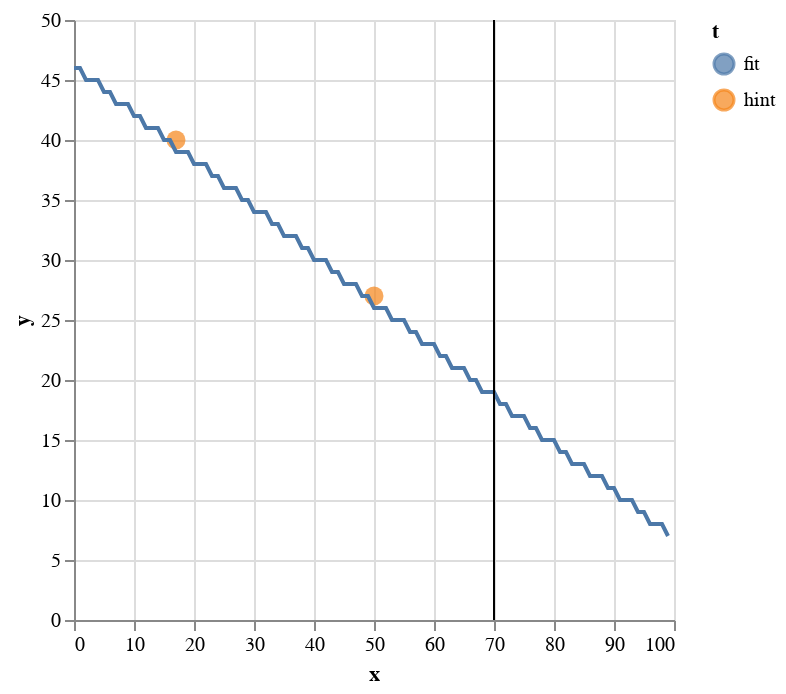

Write notebook code for a chart like this one.
### Code cell
# finally, let's plot the data using Altair

# first make a chart for the hints
hintlayer = alt.Chart(alt.Data(values=vals)).mark_circle(filled=True,size=90,color='red').encode(
    x='x:Q',
    y='y:Q',
    color='t:N'
).transform_filter(
    alt.datum.t == 'hint'
)

# overlay that with the predictions
fitlayer = alt.Chart(alt.Data(values=vals)).mark_line().encode(
    x='x:Q',
    y='y:Q',
    color='t:N'
).transform_filter(
    alt.datum.t == 'fit'
)

# and let's assume an expiration of 70 for this robot and draw a line on top

annotationlayer = alt.Chart(pd.DataFrame({'x': [70]})).mark_rule().encode(x='x:Q')

# layer the charts
hintlayer + fitlayer + annotationlayer

### Figure 1 — Vega-Lite specification as saved in the notebook (floating-point values rounded to 4 significant figures)
{"config": {"view": {"continuousWidth": 300, "continuousHeight": 300}}, "layer": [{"data": {"values": [{"t": "hint", "x": 17, "y": 40}, {"t": "hint", "x": 50, "y": 27}, {"t": "fit", "x": 0, "y": 46}, {"t": "fit", "x": 1, "y": 46}, {"t": "fit", "x": 2, "y": 45}, {"t": "fit", "x": 3, "y": 45}, {"t": "fit", "x": 4, "y": 45}, {"t": "fit", "x": 5, "y": 44}, {"t": "fit", "x": 6, "y": 44}, {"t": "fit", "x": 7, "y": 43}, {"t": "fit", "x": 8, "y": 43}, {"t": "fit", "x": 9, "y": 43}, {"t": "fit", "x": 10, "y": 42}, {"t": "fit", "x": 11, "y": 42}, {"t": "fit", "x": 12, "y": 41}, {"t": "fit", "x": 13, "y": 41}, {"t": "fit", "x": 14, "y": 41}, {"t": "fit", "x": 15, "y": 40}, {"t": "fit", "x": 16, "y": 40}, {"t": "fit", "x": 17, "y": 39}, {"t": "fit", "x": 18, "y": 39}, {"t": "fit", "x": 19, "y": 39}, {"t": "fit", "x": 20, "y": 38}, {"t": "fit", "x": 21, "y": 38}, {"t": "fit", "x": 22, "y": 38}, {"t": "fit", "x": 23, "y": 37}, {"t": "fit", "x": 24, "y": 37}, {"t": "fit", "x": 25, "y": 36}, {"t": "fit", "x": 26, "y": 36}, {"t": "fit", "x": 27, "y": 36}, {"t": "fit", "x": 28, "y": 35}, {"t": "fit", "x": 29, "y": 35}, {"t": "fit", "x": 30, "y": 34}, {"t": "fit", "x": 31, "y": 34}, {"t": "fit", "x": 32, "y": 34}, {"t": "fit", "x": 33, "y": 33}, {"t": "fit", "x": 34, "y": 33}, {"t": "fit", "x": 35, "y": 32}, {"t": "fit", "x": 36, "y": 32}, {"t": "fit", "x": 37, "y": 32}, {"t": "fit", "x": 38, "y": 31}, {"t": "fit", "x": 39, "y": 31}, {"t": "fit", "x": 40, "y": 30}, {"t": "fit", "x": 41, "y": 30}, {"t": "fit", "x": 42, "y": 30}, {"t": "fit", "x": 43, "y": 29}, {"t": "fit", "x": 44, "y": 29}, {"t": "fit", "x": 45, "y": 28}, {"t": "fit", "x": 46, "y": 28}, {"t": "fit", "x": 47, "y": 28}, {"t": "fit", "x": 48, "y": 27}, {"t": "fit", "x": 49, "y": 27}, {"t": "fit", "x": 50, "y": 26}, {"t": "fit", "x": 51, "y": 26}, {"t": "fit", "x": 52, "y": 26}, {"t": "fit", "x": 53, "y": 25}, {"t": "fit", "x": 54, "y": 25}, {"t": "fit", "x": 55, "y": 25}, {"t": "fit", "x": 56, "y": 24}, {"t": "fit", "x": 57, "y": 24}, {"t": "fit", "x": 58, "y": 23}, {"t": "fit", "x": 59, "y": 23}, {"t": "fit", "x": 60, "y": 23}, {"t": "fit", "x": 61, "y": 22}, {"t": "fit", "x": 62, "y": 22}, {"t": "fit", "x": 63, "y": 21}, {"t": "fit", "x": 64, "y": 21}, {"t": "fit", "x": 65, "y": 21}, {"t": "fit", "x": 66, "y": 20}, {"t": "fit", "x": 67, "y": 20}, {"t": "fit", "x": 68, "y": 19}, {"t": "fit", "x": 69, "y": 19}, {"t": "fit", "x": 70, "y": 19}, {"t": "fit", "x": 71, "y": 18}, {"t": "fit", "x": 72, "y": 18}, {"t": "fit", "x": 73, "y": 17}, {"t": "fit", "x": 74, "y": 17}, {"t": "fit", "x": 75, "y": 17}, {"t": "fit", "x": 76, "y": 16}, {"t": "fit", "x": 77, "y": 16}, {"t": "fit", "x": 78, "y": 15}, {"t": "fit", "x": 79, "y": 15}, {"t": "fit", "x": 80, "y": 15}, {"t": "fit", "x": 81, "y": 14}, {"t": "fit", "x": 82, "y": 14}, {"t": "fit", "x": 83, "y": 13}, {"t": "fit", "x": 84, "y": 13}, {"t": "fit", "x": 85, "y": 13}, {"t": "fit", "x": 86, "y": 12}, {"t": "fit", "x": 87, "y": 12}, {"t": "fit", "x": 88, "y": 12}, {"t": "fit", "x": 89, "y": 11}, {"t": "fit", "x": 90, "y": 11}, {"t": "fit", "x": 91, "y": 10}, {"t": "fit", "x": 92, "y": 10}, {"t": "fit", "x": 93, "y": 10}, {"t": "fit", "x": 94, "y": 9}, {"t": "fit", "x": 95, "y": 9}, {"t": "fit", "x": 96, "y": 8}, {"t": "fit", "x": 97, "y": 8}, {"t": "fit", "x": 98, "y": 8}, {"t": "fit", "x": 99, "y": 7}]}, "mark": {"type": "circle", "color": "red", "filled": true, "size": 90}, "encoding": {"color": {"field": "t", "type": "nominal"}, "x": {"field": "x", "type": "quantitative"}, "y": {"field": "y", "type": "quantitative"}}, "transform": [{"filter": "(datum.t === 'hint')"}]}, {"data": {"values": [{"t": "hint", "x": 17, "y": 40}, {"t": "hint", "x": 50, "y": 27}, {"t": "fit", "x": 0, "y": 46}, {"t": "fit", "x": 1, "y": 46}, {"t": "fit", "x": 2, "y": 45}, {"t": "fit", "x": 3, "y": 45}, {"t": "fit", "x": 4, "y": 45}, {"t": "fit", "x": 5, "y": 44}, {"t": "fit", "x": 6, "y": 44}, {"t": "fit", "x": 7, "y": 43}, {"t": "fit", "x": 8, "y": 43}, {"t": "fit", "x": 9, "y": 43}, {"t": "fit", "x": 10, "y": 42}, {"t": "fit", "x": 11, "y": 42}, {"t": "fit", "x": 12, "y": 41}, {"t": "fit", "x": 13, "y": 41}, {"t": "fit", "x": 14, "y": 41}, {"t": "fit", "x": 15, "y": 40}, {"t": "fit", "x": 16, "y": 40}, {"t": "fit", "x": 17, "y": 39}, {"t": "fit", "x": 18, "y": 39}, {"t": "fit", "x": 19, "y": 39}, {"t": "fit", "x": 20, "y": 38}, {"t": "fit", "x": 21, "y": 38}, {"t": "fit", "x": 22, "y": 38}, {"t": "fit", "x": 23, "y": 37}, {"t": "fit", "x": 24, "y": 37}, {"t": "fit", "x": 25, "y": 36}, {"t": "fit", "x": 26, "y": 36}, {"t": "fit", "x": 27, "y": 36}, {"t": "fit", "x": 28, "y": 35}, {"t": "fit", "x": 29, "y": 35}, {"t": "fit", "x": 30, "y": 34}, {"t": "fit", "x": 31, "y": 34}, {"t": "fit", "x": 32, "y": 34}, {"t": "fit", "x": 33, "y": 33}, {"t": "fit", "x": 34, "y": 33}, {"t": "fit", "x": 35, "y": 32}, {"t": "fit", "x": 36, "y": 32}, {"t": "fit", "x": 37, "y": 32}, {"t": "fit", "x": 38, "y": 31}, {"t": "fit", "x": 39, "y": 31}, {"t": "fit", "x": 40, "y": 30}, {"t": "fit", "x": 41, "y": 30}, {"t": "fit", "x": 42, "y": 30}, {"t": "fit", "x": 43, "y": 29}, {"t": "fit", "x": 44, "y": 29}, {"t": "fit", "x": 45, "y": 28}, {"t": "fit", "x": 46, "y": 28}, {"t": "fit", "x": 47, "y": 28}, {"t": "fit", "x": 48, "y": 27}, {"t": "fit", "x": 49, "y": 27}, {"t": "fit", "x": 50, "y": 26}, {"t": "fit", "x": 51, "y": 26}, {"t": "fit", "x": 52, "y": 26}, {"t": "fit", "x": 53, "y": 25}, {"t": "fit", "x": 54, "y": 25}, {"t": "fit", "x": 55, "y": 25}, {"t": "fit", "x": 56, "y": 24}, {"t": "fit", "x": 57, "y": 24}, {"t": "fit", "x": 58, "y": 23}, {"t": "fit", "x": 59, "y": 23}, {"t": "fit", "x": 60, "y": 23}, {"t": "fit", "x": 61, "y": 22}, {"t": "fit", "x": 62, "y": 22}, {"t": "fit", "x": 63, "y": 21}, {"t": "fit", "x": 64, "y": 21}, {"t": "fit", "x": 65, "y": 21}, {"t": "fit", "x": 66, "y": 20}, {"t": "fit", "x": 67, "y": 20}, {"t": "fit", "x": 68, "y": 19}, {"t": "fit", "x": 69, "y": 19}, {"t": "fit", "x": 70, "y": 19}, {"t": "fit", "x": 71, "y": 18}, {"t": "fit", "x": 72, "y": 18}, {"t": "fit", "x": 73, "y": 17}, {"t": "fit", "x": 74, "y": 17}, {"t": "fit", "x": 75, "y": 17}, {"t": "fit", "x": 76, "y": 16}, {"t": "fit", "x": 77, "y": 16}, {"t": "fit", "x": 78, "y": 15}, {"t": "fit", "x": 79, "y": 15}, {"t": "fit", "x": 80, "y": 15}, {"t": "fit", "x": 81, "y": 14}, {"t": "fit", "x": 82, "y": 14}, {"t": "fit", "x": 83, "y": 13}, {"t": "fit", "x": 84, "y": 13}, {"t": "fit", "x": 85, "y": 13}, {"t": "fit", "x": 86, "y": 12}, {"t": "fit", "x": 87, "y": 12}, {"t": "fit", "x": 88, "y": 12}, {"t": "fit", "x": 89, "y": 11}, {"t": "fit", "x": 90, "y": 11}, {"t": "fit", "x": 91, "y": 10}, {"t": "fit", "x": 92, "y": 10}, {"t": "fit", "x": 93, "y": 10}, {"t": "fit", "x": 94, "y": 9}, {"t": "fit", "x": 95, "y": 9}, {"t": "fit", "x": 96, "y": 8}, {"t": "fit", "x": 97, "y": 8}, {"t": "fit", "x": 98, "y": 8}, {"t": "fit", "x": 99, "y": 7}]}, "mark": {"type": "line"}, "encoding": {"color": {"field": "t", "type": "nominal"}, "x": {"field": "x", "type": "quantitative"}, "y": {"field": "y", "type": "quantitative"}}, "transform": [{"filter": "(datum.t === 'fit')"}]}, {"data": {"name": "data-e1bd6fa47b93d3b9002182e1a4f5e39d"}, "mark": {"type": "rule"}, "encoding": {"x": {"field": "x", "type": "quantitative"}}}], "$schema": "https://vega.github.io/schema/vega-lite/v5.8.0.json", "datasets": {"data-e1bd6fa47b93d3b9002182e1a4f5e39d": [{"x": 70}]}}
